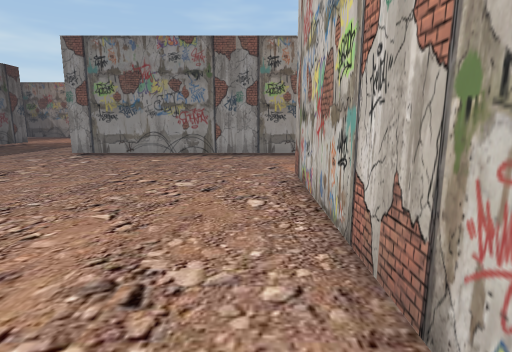
View 1 (above)

23 first-person views from a walk through a scene from a Unity 3-D project. The camera is 1.2 m above the floor, tilts 10° down and sees 80° across. The floor is counted in squares, 1 m on a side. Each view is taken from the middle of a square. On the plan, view 1 faces up. The plan holds only what a view shows up to about 13 squares ahead; the rest is blank. The place goes on beyond the plan. The player is left out.

View 2
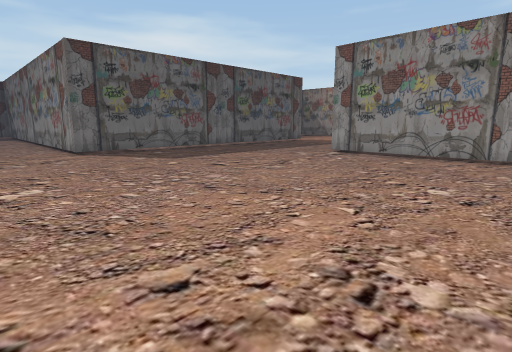

View 3
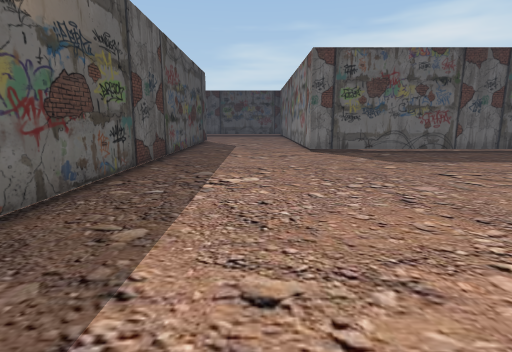

View 4
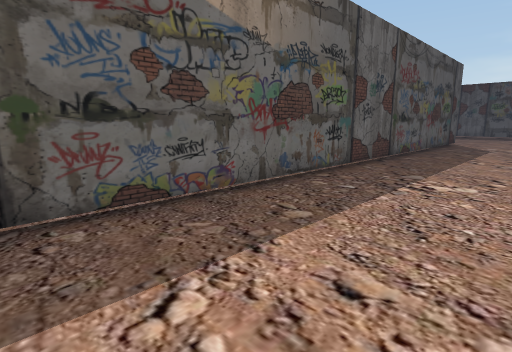

View 5
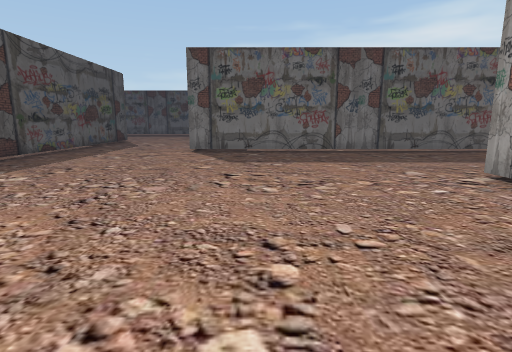

View 6
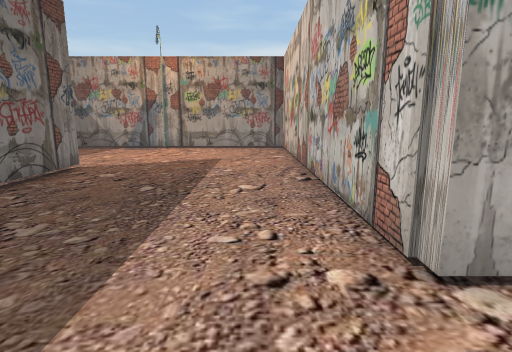

View 7
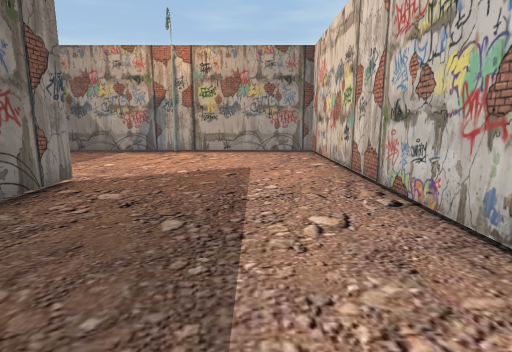

View 8
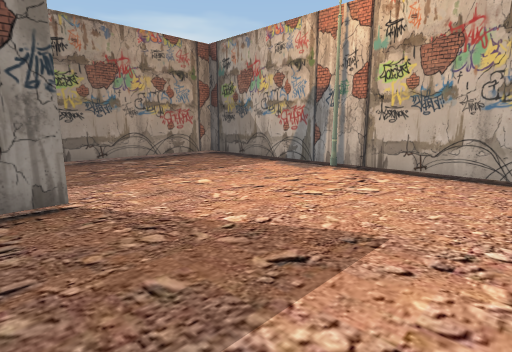

View 9
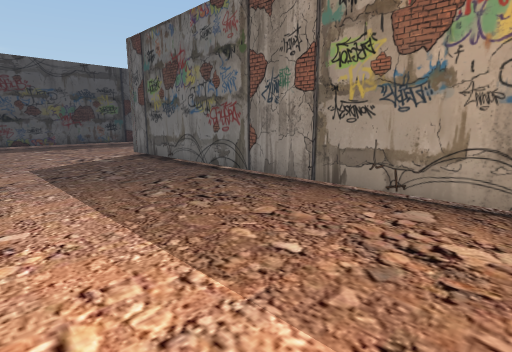

View 10
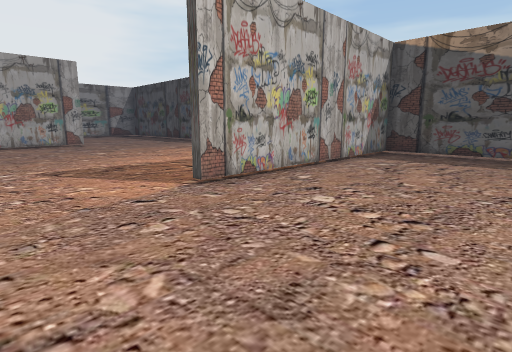

View 11
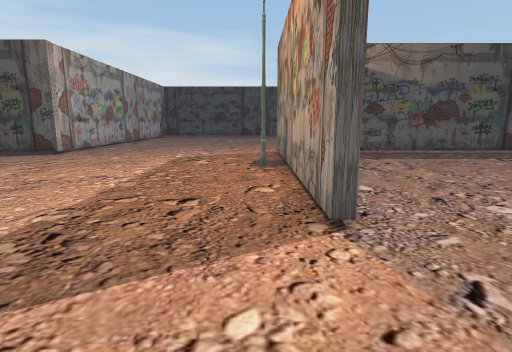

View 12
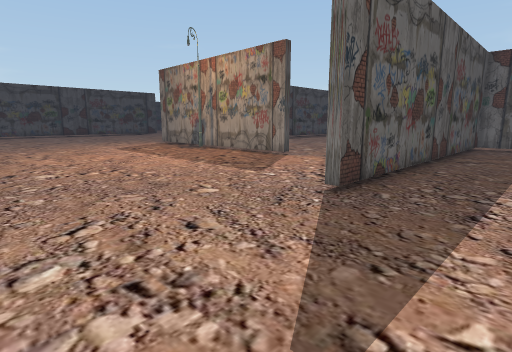

View 13
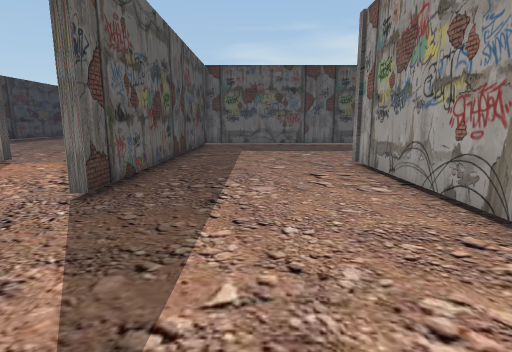

View 14
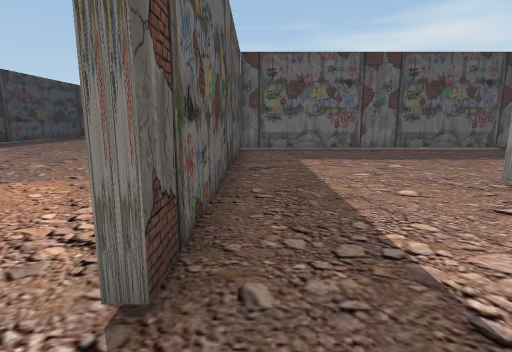

View 15
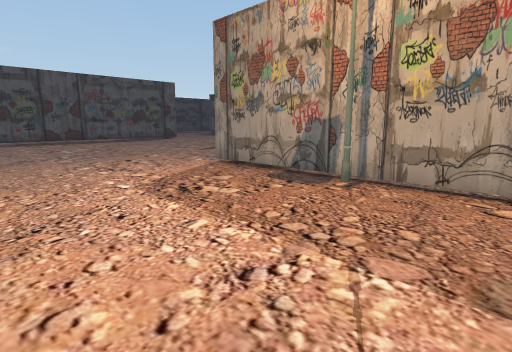

View 16
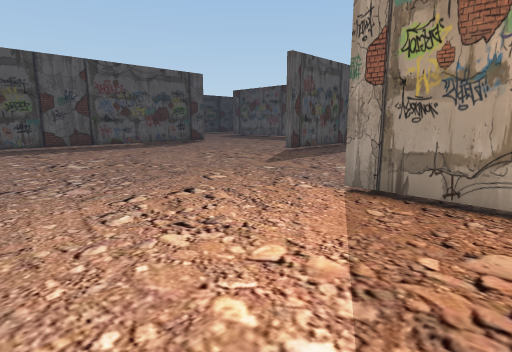

View 17
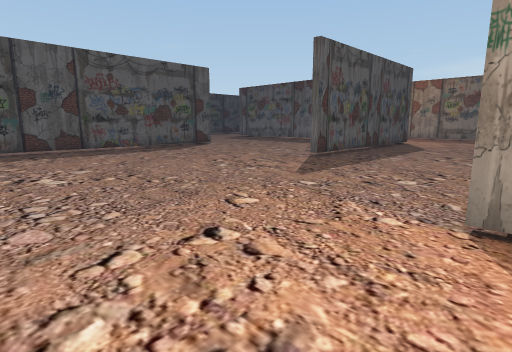

View 18
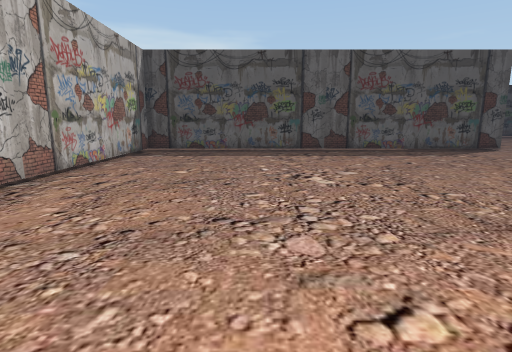

View 19
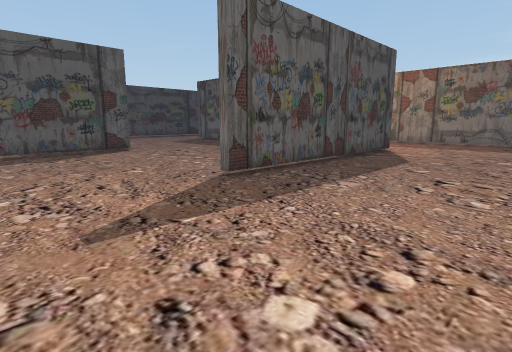

View 20
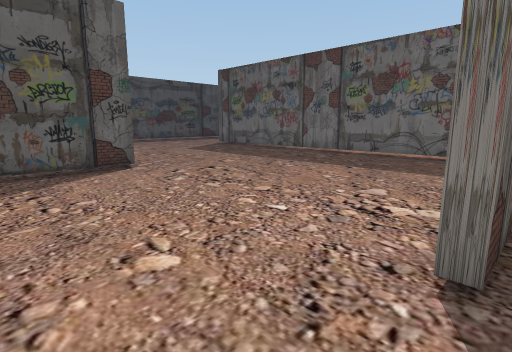

View 21
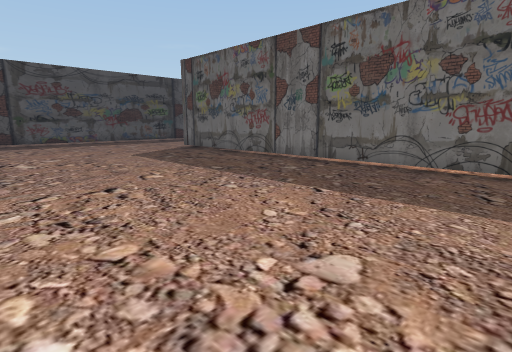

View 22
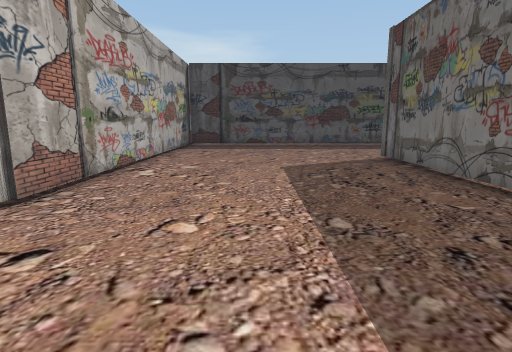

View 23
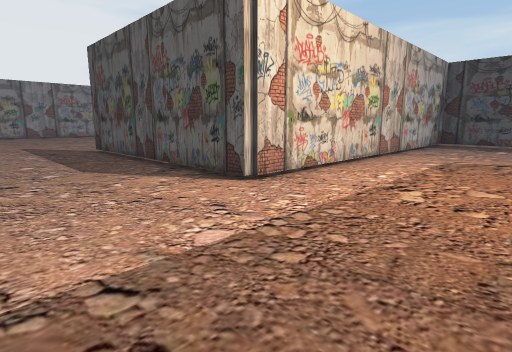

### Floor plan
Key: @ floor where view 1 was taken; # wall or solid block; . floor; T thing the floor can be seen under or through.
Columns run from 18 left of view 1 to 10 right of it. Each row starts with its distance up from view 1.
 23 ############
 22 #..........#..
 21 #..........#...
 20 #..........#....
 19 #..........#......
 18 #..........#.......
 17 #....#.....#.......#######
 16 #....#.....#...............
 15 #....#.....#................
 14 #....#.....#.................
 13 #....#.....#................
 12 #....#.....#.................
 11 #....#.....TTTTTTTTTTTT#.....
 10 #....#.......................
  9 .....#.......................
  8 .....#.......................
  7  ....#.......................
  6   ...#.............#.........
  5    ..#.............#........
  4     .#.............#........
  3    ###.............#........
  2    ................#........
  1    ................#.........
  0    ...............@#.........
 -1    ................#.........
 -2    #################........#
 -3       ..  ..................#
 -4 . .......................
 -5  .........................
 -6 ...........................
 -7 ............................
 -8 .....#########..............#
 -9 .....#......................#
-10 .....#......................#
-11  ....#......................#
-12  ....#......................#
-13  ....#......................#
-14  ....#......................#
-15  ....#......................#
-16  ....#.......################
-17  ....#.......#....  ..
-18  ....#.......#
-19  ....#.......#
-20     .#.......#
-21     .#.......#
-22      #.......#
-23      ........#
-24     .........#
-25     .........#

Where each view was taken, in squares from view 1:
view 1: 0 up, 0 right, facing up
view 2: 0 up, 0 right, facing up-left
view 3: 1 up, 0 right, facing left
view 4: 2 up, 0 right, facing down-left
view 5: 6 up, 0 right, facing left
view 6: 9 up, 8 left, facing up
view 7: 11 up, 9 left, facing up
view 8: 16 up, 8 left, facing up-left
view 9: 21 up, 13 left, facing down-left
view 10: 10 up, 4 left, facing down-right
view 11: 10 up, 2 right, facing down
view 12: 14 up, 10 right, facing down-left
view 13: 14 up, 10 right, facing left
view 14: 12 up, 7 right, facing left
view 15: 5 up, 7 right, facing down-left
view 16: 0 up, 6 right, facing down-left
view 17: 2 down, 5 right, facing down-left
view 18: 3 down, 5 right, facing down
view 19: 3 down, 0 right, facing down-left
view 20: 8 down, 2 left, facing down-left
view 21: 9 down, 5 left, facing down-left
view 22: 12 down, 9 left, facing down
view 23: 4 down, 18 left, facing down-right
